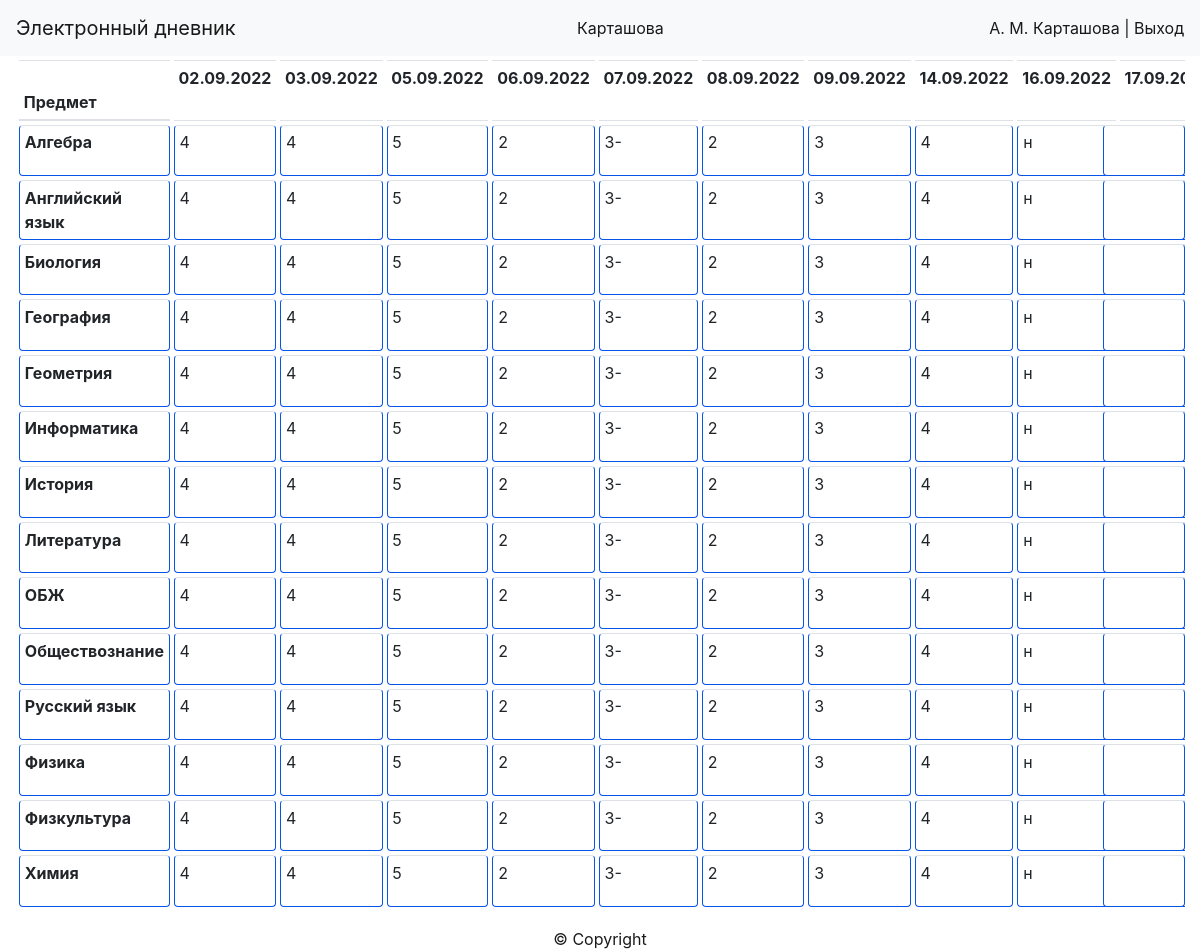
The page /student_marks/1077/1 on the database its author committed.
### data/students.py (models this page shows, shortened)
class Student(SqlAlchemyBase):
    __tablename__ = 'students'
    id = sqlalchemy.Column(sqlalchemy.Integer,
                           primary_key=True, autoincrement=True)
    login = sqlalchemy.Column(sqlalchemy.String)
    first_name = sqlalchemy.Column(sqlalchemy.String)
    last_name = sqlalchemy.Column(sqlalchemy.String)
    surname = sqlalchemy.Column(sqlalchemy.String)
    hashed_password = sqlalchemy.Column(sqlalchemy.String)
    id_class = sqlalchemy.Column(sqlalchemy.Integer, sqlalchemy.ForeignKey('classes.id'))
    form = orm.relationship('Class', back_populates='students')
    marks = orm.relationship('Marks', back_populates='student')
    final_marks = orm.relationship('FinalMarks', back_populates='student')

### data/subjects.py (models this page shows)
class Subjects(SqlAlchemyBase):
    __tablename__ = 'subjects'
    id = sqlalchemy.Column(sqlalchemy.Integer, primary_key=True, autoincrement=True)
    title = sqlalchemy.Column(sqlalchemy.String)

### data/marks.py (models this page shows)
class Marks(SqlAlchemyBase):
    __tablename__ = 'marks'
    id = sqlalchemy.Column(sqlalchemy.Integer, primary_key=True, autoincrement=True)
    id_student = sqlalchemy.Column(sqlalchemy.Integer, sqlalchemy.ForeignKey('students.id'))
    date = sqlalchemy.Column(sqlalchemy.Date)
    id_subject = sqlalchemy.Column(sqlalchemy.Integer, sqlalchemy.ForeignKey('subjects.id'))
    mark = sqlalchemy.Column(sqlalchemy.String)  # <--- от 2 до 5; String для поддержки "-" и "+"
    student = orm.relationship('Student', back_populates='marks')

### main.py (the view)
@app.route('/student_marks/<int:id_student>/<int:part>', methods=['GET'])
def student_marks(id_student, part):
    db_sess = db_session.create_session()
    student = db_sess.query(Student).filter(Student.id == id_student).first()
    lessons1 = db_sess.query(TeacherClass).filter(TeacherClass.id_class == student.id_class).all()
    lessons = []
    for i in lessons1:
        lessons.append(db_sess.query(Subjects).filter(Subjects.id == i.id_subject).first())
    lessons = sorted(lessons, key=lambda x: x.title)
    marks = {}
    sr_marks = {}
    res_marks = {}
    date1, date2 = date_division(part)
    dates = list(map(lambda x: x[0].strftime('%d.%m.%Y'),
                     sorted(db_sess.query(Marks.date).filter((Marks.id_student == student.id),
                                                             (date1 < Marks.date), (date2 > Marks.date)).distinct())))
    for lesson in lessons:
        marks[lesson.id] = {}
        sum_mark = 0
        col_mark = 0
        for mark in sorted(db_sess.query(Marks).filter(Marks.id_student == student.id,
                                                       date1 < Marks.date, date2 > Marks.date).all(),
                           key=lambda x: x.date):
            marks[lesson.id][mark.date.strftime('%d.%m.%Y')] = mark.mark
            m = mark.mark
            if type(m) == str:
                if m != 'н':
                    sum_mark += int(m[:-1])
                    col_mark += 1
            else:
                sum_mark += m
                col_mark += 1
        if col_mark != 0:
            sr_marks[student] = str(round(sum_mark / col_mark, 2))
            res_marks[student] = str(round(sum_mark / col_mark + 0.01))
        else:
            sr_marks[student] = str(0)
    return render_template('html/student_marks.html', logo=student,
                           user=f'{student.first_name[0]}. {student.last_name[0]}. {student.surname}',
                           title=f'Оценки, {student.surname} {student.first_name}', marks=marks, dates=dates,
                           sr_marks=sr_marks, res_marks=res_marks, lessons=lessons)

### data/db_session.py (called while the page is built)
def create_session() -> Session:
    global __factory
    return __factory()

### main.py (called while the page is built)
def date_division(part):
    if part == 1:
        d1 = datetime.date(year=2022, month=9, day=1)
        d2 = datetime.date(year=2022, month=11, day=1)
    elif part == 2:
        d1 = datetime.date(year=2022, month=11, day=1)
        d2 = datetime.date(year=2023, month=1, day=1)
    elif part == 3:
        d1 = datetime.date(year=2023, month=1, day=1)
        d2 = datetime.date(year=2023, month=4, day=1)
    else:
        d1 = datetime.date(year=2023, month=4, day=1)
        d2 = datetime.date(year=2023, month=6, day=1)
    return [d1, d2]

### templates/html/student_marks.html (shortened to what this page needs)
{% extends "html/base.html" %}
{% block styles %}
<link rel="stylesheet" type="text/css" href="{{ url_for( 'static', filename='css/students.css')}}">
{% endblock %}
{% block authorization %}
<div class="authorization">
    <a href="/student_profile">{{user}}</a>
    <span>|</span>
    <a href="/logout">Выход</a>
</div>
{% endblock %}
{% block logo %} {{logo.surname}} {{logo.name}} {% endblock %}
{% block content %}
<div class="students">
    <table class="table table-sm table-responsive">
        <thead>
            <tr>
                <th scope="col">Предмет</th>
                {% for date in dates %}
                <td class="date">
                    {{date}}
                </td>
                {% endfor %}
            </tr>
        </thead>
        <tbody>
            {% for lesson in lessons %}
            <tr id="lesson">
                <th>{{lesson.title}}</th>
                {% for date in dates %}
                  <td>
                      <p>{{marks[lesson.id].get(date, '')}}</p>
                  </td>
                {% endfor %}
                <th class="sr">{{sr_marks[lesson]}}</th>
            </tr>
            {% endfor %}
        </tbody>
    </table>
</div>
{% endblock %}

### templates/html/base.html (shortened to what this page needs)
<!doctype html>
<html lang="en">
<head>
    <link href="https://cdn.jsdelivr.net/npm/bootstrap@5.3.0-alpha3/dist/css/bootstrap.min.css"
    rel="stylesheet"
>
    <link rel="stylesheet"
          href="https://stackpath.bootstrapcdn.com/bootstrap/4.4.1/css/bootstrap.min.css"
>
    <link rel="stylesheet" type="text/css" href="{{ url_for( 'static', filename='css/base.css')}}">
    {% block styles%} {% endblock %}
</head>
<body>
<header>
    <nav class="navbar navbar-light bg-light">
        <a class="navbar-brand" href="/logout">Электронный дневник</a>
        <div class="logo">
            <span>{% block logo %}{% endblock %}</span>
        </div>
        {% block authorization %}{% endblock %}
    </nav>
</header>
<main role="main" class="container">
    {% block content %}{% endblock %}
</main>
<footer>
    <div class="footer">
        <span>© Copyright</span>
    </div>
</footer>
</body>
</html>

### static/css/base.css (style rules this page uses)
.authorization a, span { text-decoration: none; color: rgba(0,0,0,.9); }
.footer { display: flex; justify-content: center; }
.container { display: flex; margin-left: auto; margin-right: auto; justify-content: center; max-width: 100vw; box-sizing: border-box; }

### static/css/students.css (style rules this page uses)
.students { max-width: 100%; }
.container { justify-content: start; }
.sr { position: -webkit-sticky; position: sticky; right: 0px; background: #000; z-index: 100; }
table thead tr { color: #FFFFFF; font-weight: bold; }
table thead tr { border-radius: 4px 4px 0 0; background-color: #4E8BFD; }
table tbody tr td { border: 1px solid #0754E9; border-radius: 4px; background-color: #4E8BFD; }
table tbody tr th { border: 1px solid #0754E9; border-radius: 4px; background-color: #4E8BFD; }
table { width: 100%; border-collapse: separate; border-spacing: 4px; }

### rows shown on the page
Student: surname "Карташова"
Subjects: title "Алгебра", id "4" "4" "5" "2" "2" "3" "4" "н"
Marks: mark "3-" "3-" "3-" "3-" "3-" "3-" "3-" "3-" "3-" "3-" "3-" "3-" "3-" "3-"
Subjects: title "Английский язык", marks "4" "4" "5" "2" "2" "3" "4" "н"
Subjects: title "Биология", marks "4" "4" "5" "2" "2" "3" "4" "н"
Subjects: title "География", marks "4" "4" "5" "2" "2" "3" "4" "н"
Subjects: title "Геометрия", marks "4" "4" "5" "2" "2" "3" "4" "н"
Subjects: title "Информатика", marks "4" "4" "5" "2" "2" "3" "4" "н"
Subjects: title "История", marks "4" "4" "5" "2" "2" "3" "4" "н"
Subjects: title "Литература", marks "4" "4" "5" "2" "2" "3" "4" "н"
Subjects: title "ОБЖ", marks "4" "4" "5" "2" "2" "3" "4" "н"
Subjects: title "Обществознание", marks "4" "4" "5" "2" "2" "3" "4" "н"
Subjects: title "Русский язык", marks "4" "4" "5" "2" "2" "3" "4" "н"
Subjects: title "Физика", marks "4" "4" "5" "2" "2" "3" "4" "н"
Subjects: title "Физкультура", marks "4" "4" "5" "2" "2" "3" "4" "н"
Subjects: title "Химия", marks "4" "4" "5" "2" "2" "3" "4" "н"

### other values the page prints
{{ user }} "А. М. Карташова"
{{ date }} "02.09.2022" "03.09.2022" "05.09.2022" "06.09.2022" "07.09.2022" "08.09.2022" "09.09.2022" "14.09.2022" "16.09.2022"
